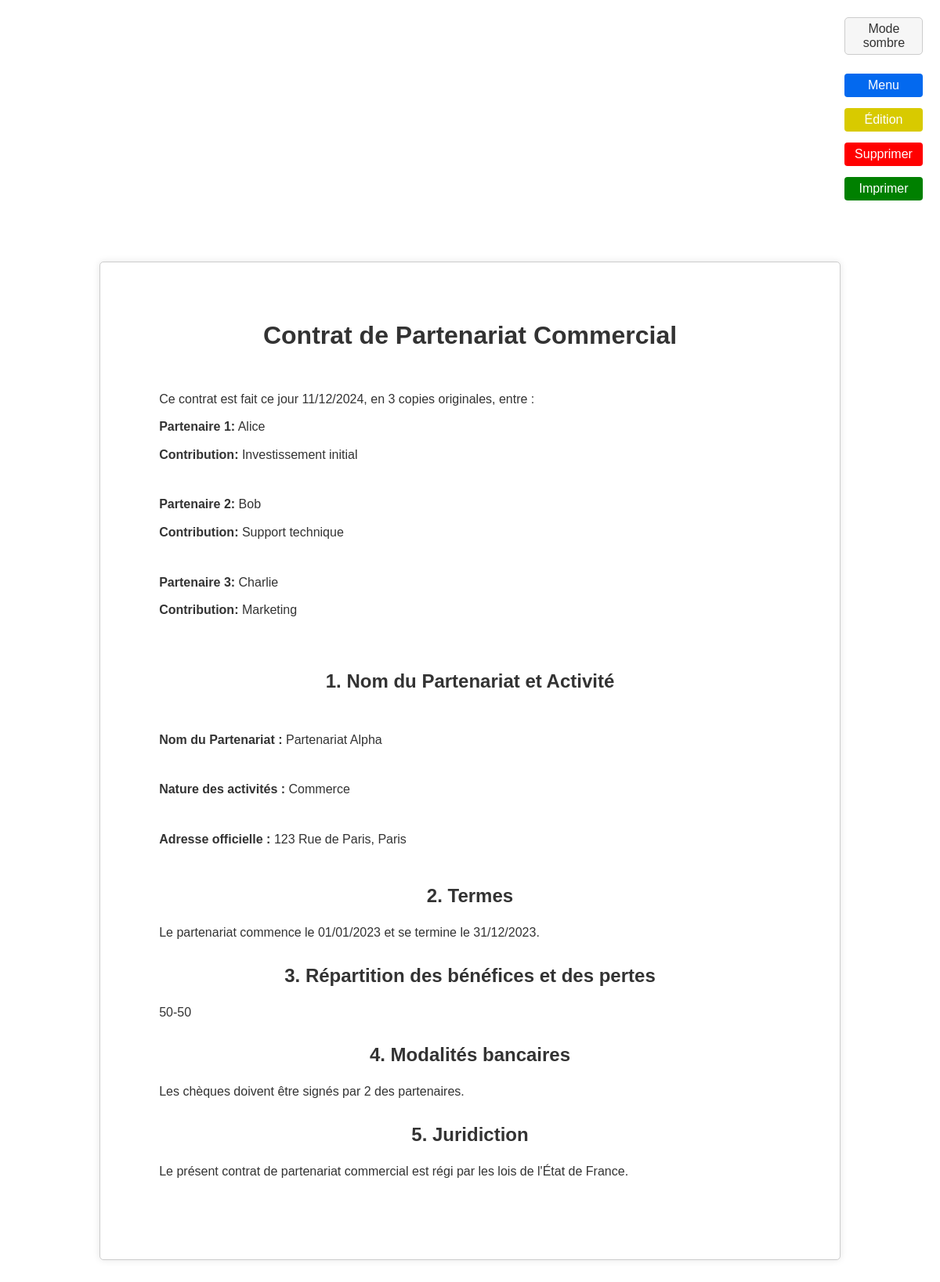
/display_contract.php?id=1, run on the app's committed database.
### tables this page shows
CREATE TABLE `formulaire` (
  `id` int(11) NOT NULL,
  `date_creation` datetime NOT NULL,
  `num_partners` int(11) NOT NULL,
  `activity_type` varchar(255) NOT NULL,
  `partnership_name` varchar(255) NOT NULL,
  `official_address` varchar(255) NOT NULL,
  `start_date` date NOT NULL,
  `end_date` date NOT NULL,
  `profit_loss_distribution` varchar(255) NOT NULL,
  `signing_partner_count` int(11) NOT NULL,
  `country_code` varchar(2) NOT NULL,
  `id_compte` int(11) DEFAULT NULL
);

CREATE TABLE `partenaire_formulaire` (
  `formulaire_id` int(11) NOT NULL,
  `partenaire_id` int(11) NOT NULL,
  `contribution` varchar(255) NOT NULL
);

CREATE TABLE `partenaire` (
  `id` int(11) NOT NULL,
  `nom` varchar(255) NOT NULL
);

### functions.php (called while the page is built, shortened)
<?php
function sqlquery($pdo, $query, $params = [])
{
    $stmt = $pdo->prepare($query);
    $stmt->execute($params);
    return $stmt;
}
function formatDateForDisplay($date)
{
    return date('d/m/Y', strtotime($date));
}
function getFormDataById($pdo, $formId)
{
    $queryForm = "SELECT * FROM formulaire WHERE id = :id";
    $formData = sqlquery($pdo, $queryForm, [':id' => $formId])->fetch(PDO::FETCH_ASSOC);
    $queryPartners = "SELECT p.id, p.nom, pf.contribution FROM partenaire p
                      JOIN partenaire_formulaire pf ON p.id = pf.partenaire_id
                      WHERE pf.formulaire_id = :formulaire_id";
    $partners = sqlquery($pdo, $queryPartners, [':formulaire_id' => $formId])->fetchAll(PDO::FETCH_ASSOC);
    $data = [
        'date_creation' => $formData['date_creation'],
        'num_partners' => $formData['num_partners'],
        'activity_type' => $formData['activity_type'],
        'partnership_name' => $formData['partnership_name'],
        'official_address' => $formData['official_address'],
        'start_date' => $formData['start_date'],
        'end_date' => $formData['end_date'],
        'profit_loss_distribution' => $formData['profit_loss_distribution'],
        'signing_partner_count' => $formData['signing_partner_count'],
        'country_code' => $formData['country_code'],
    ];
    return ['data' => $data, 'partners' => $partners];
}
?>

### display_contract.php (the view, shortened to what this page needs)
<?php
require_once('functions.php');
$pdo = connectDB();
if (isset($_GET['id'])) {
    $formId = (int) $_GET['id'];
    try {
        $formData = getFormDataById($pdo, $formId);
    } catch (Exception $e) {
        echo "<p>Erreur : " . $e->getMessage() . "</p>";
        exit;
    }
} else {
    echo "<p>Erreur : ID du formulaire manquant.</p>";
    exit;
}
$countries = [
    'FR' => 'de France',
    'US' => 'des États-Unis',
    'CA' => 'de Canada',
    'GB' => 'du Royaume-Uni',
    'DE' => "d'Allemagne",
    'JP' => 'du Japon',
    'CN' => 'de Chine',
    'IN' => "d'Inde",
    'BR' => 'du Brésil',
    'AU' => "d'Australie"
];
require_once('html_utils/header.php');
echo "<div id='final-contract-container'>";
echo "<h1>Contrat de Partenariat Commercial</h1>";
echo "<br><p>Ce contrat est fait ce jour " . date("d/m/Y") . ", en " . htmlspecialchars($formData['data']['num_partners']) . " copies originales, entre :</p>";
foreach ($formData['partners'] as $index => $partner) {
    $partnerName = htmlspecialchars($partner['nom']);
    $contribution = htmlspecialchars($partner['contribution']);
    echo "<p><strong>Partenaire " . ($index + 1) . ":</strong> $partnerName</p>";
    echo "<p><strong>Contribution:</strong> $contribution</p>";
    echo "<br>";
}
echo "<br><br><h2>1. Nom du Partenariat et Activité</h2><br>";
echo "<p><strong>Nom du Partenariat : </strong>" . htmlspecialchars($formData['data']['partnership_name']) . "</p>";
echo "<br><p><strong>Nature des activités : </strong> " . htmlspecialchars($formData['data']['activity_type']) . "</p>";
echo "<br><p><strong>Adresse officielle : </strong> " . htmlspecialchars($formData['data']['official_address']) . "</p>";
echo "<br><br><h2>2. Termes</h2>";
echo "<p>Le partenariat commence le " . htmlspecialchars(formatDateForDisplay($formData['data']['start_date'])) . " et se termine le " . htmlspecialchars(formatDateForDisplay($formData['data']['end_date'])) . ".</p>";
echo "<br><h2>3. Répartition des bénéfices et des pertes</h2>";
echo "<p>" . htmlspecialchars($formData['data']['profit_loss_distribution']) . "</p>";
echo "<br><h2>4. Modalités bancaires</h2>";
echo "<p>Les chèques doivent être signés par " . htmlspecialchars($formData['data']['signing_partner_count']) . " des partenaires.</p>";
echo "<br><h2>5. Juridiction</h2>";
$countryCode = htmlspecialchars($formData['data']['country_code']);
$countryName = isset($countries[$countryCode]) ? $countries[$countryCode] : "Pays inconnu";
echo "<p>Le présent contrat de partenariat commercial est régi par les lois de l'État $countryName.</p>";
echo "</div>";
require_once('html_utils/footer.php');
?>

### style.css (style rules this page uses)
body { font-family: Arial, sans-serif; margin: 20px; background-color: #f9f9f9; }
.light-theme { background-color: #ffffff; color : #333; }
#final-contract-container { width: 210mm; min-height: 297mm; margin: 20mm auto; padding: 20mm; border: 1px solid #ccc; border-radius: 5px; box-shadow: 0 0 10px rgba(0, 0, 0, 0.1); background-color: white; font-family: 'Arial', sans-serif; color: #333; }
#final-contract-container h1, #final-contract-container h2, #final-contract-container h3 { text-align: center; margin-top: 0; }
#final-contract-container p { text-align: justify; line-height: 1.6; margin: 10px 0; }

### data on the page
formulaire: num_partners "3", partnership_name "Partenariat Alpha", activity_type "Commerce", official_address "123 Rue de Paris, Paris", start_date "01/01/2023", end_date "31/12/2023", profit_loss_distribution "50-50", signing_partner_count "2", country_code "de France"
partenaire_formulaire: partenaire.nom "Alice", contribution "Investissement initial"
partenaire_formulaire: partenaire.nom "Bob", contribution "Support technique"
partenaire_formulaire: partenaire.nom "Charlie", contribution "Marketing"
